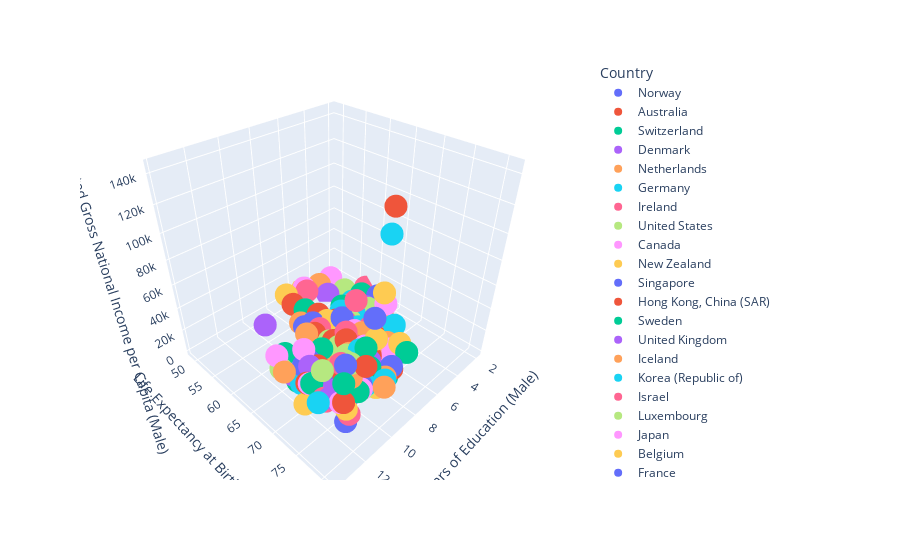

Notebook source saved alongside this figure:
### Code cell
fig = px.scatter_3d(data3, x='Mean Years of Education (Male)', y='Life Expectancy at Birth (Male)', z='Estimated Gross National Income per Capita (Male)',
                    color='Country')
fig.show()
